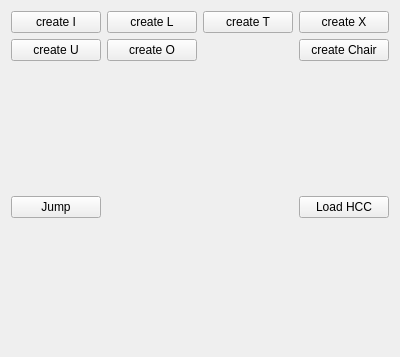
<?xml version="1.0" encoding="UTF-8"?>
<ui version="4.0">
 <class>foldem_widget</class>
 <widget class="QWidget" name="foldem_widget">
  <property name="geometry">
   <rect>
    <x>0</x>
    <y>0</y>
    <width>400</width>
    <height>357</height>
   </rect>
  </property>
  <property name="minimumSize">
   <size>
    <width>400</width>
    <height>0</height>
   </size>
  </property>
  <property name="maximumSize">
   <size>
    <width>400</width>
    <height>16777215</height>
   </size>
  </property>
  <property name="windowTitle">
   <string>Form</string>
  </property>
  <layout class="QGridLayout" name="gridLayout">
   <item row="0" column="1">
    <widget class="QPushButton" name="createL">
     <property name="text">
      <string>create L</string>
     </property>
    </widget>
   </item>
   <item row="0" column="0">
    <widget class="QPushButton" name="createI">
     <property name="text">
      <string>create I</string>
     </property>
    </widget>
   </item>
   <item row="1" column="0">
    <widget class="QPushButton" name="createU">
     <property name="text">
      <string>create U</string>
     </property>
    </widget>
   </item>
   <item row="1" column="3">
    <widget class="QPushButton" name="createChair">
     <property name="text">
      <string>create Chair</string>
     </property>
    </widget>
   </item>
   <item row="3" column="0">
    <widget class="QPushButton" name="jumpButton">
     <property name="text">
      <string>Jump</string>
     </property>
    </widget>
   </item>
   <item row="3" column="3">
    <widget class="QPushButton" name="load_hcc">
     <property name="text">
      <string>Load HCC</string>
     </property>
    </widget>
   </item>
   <item row="2" column="1">
    <spacer name="verticalSpacer">
     <property name="orientation">
      <enum>Qt::Vertical</enum>
     </property>
     <property name="sizeHint" stdset="0">
      <size>
       <width>20</width>
       <height>40</height>
      </size>
     </property>
    </spacer>
   </item>
   <item row="4" column="3">
    <spacer name="verticalSpacer_2">
     <property name="orientation">
      <enum>Qt::Vertical</enum>
     </property>
     <property name="sizeHint" stdset="0">
      <size>
       <width>20</width>
       <height>40</height>
      </size>
     </property>
    </spacer>
   </item>
   <item row="0" column="2">
    <widget class="QPushButton" name="createT">
     <property name="text">
      <string>create T</string>
     </property>
    </widget>
   </item>
   <item row="0" column="3">
    <widget class="QPushButton" name="createX">
     <property name="text">
      <string>create X</string>
     </property>
    </widget>
   </item>
   <item row="1" column="1">
    <widget class="QPushButton" name="createO">
     <property name="text">
      <string>create O</string>
     </property>
    </widget>
   </item>
  </layout>
 </widget>
 <resources/>
 <connections/>
</ui>
